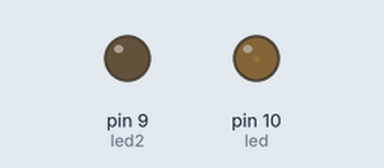
Simulated run of this sketch. Board: Arduino Uno, built with avr-gcc and run on an emulated ATmega328P. Parts: output pins drawn as LEDs (lit = HIGH).

Above: at 0.05 s.
At 0.6 s:
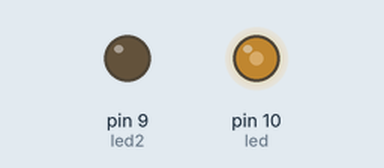
At 1.2 s:
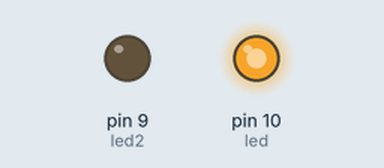
At 2.35 s:
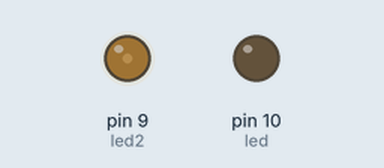
Timing chart, 0 to 6.0 s (numbered marks = the images above):
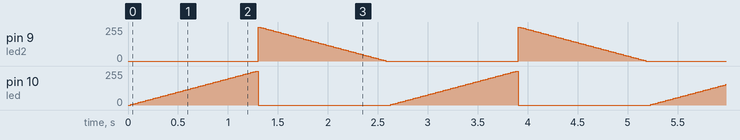

Measured:
- by itself, pin 9 (led2): ramps from 255/255 to 0/255 and jumps back, once every 2.6 s
- by itself, pin 10 (led): ramps from 0/255 to 255/255 and jumps back, once every 2.6 s

The sketch:

analogWrite.ino
```cpp
const int led = 10;
const int led2 = 9;
int brillo = 0;

void setup() {
  pinMode(led, OUTPUT);
  pinMode(led2, OUTPUT);
}

void loop() {
  cicloForMas();
  cicloForMenos();
}

void cicloForMas(){
  for(brillo = 0; brillo <= 255; brillo +=5){
    analogWrite(led, brillo);
    analogWrite(led2, 0);
    delay(25);
  }
}

void cicloForMenos(){
  for(brillo = 255; brillo >= 0; brillo -=5){
    analogWrite(led, 0);
    analogWrite(led2, brillo);
    delay(25);
  }
}
```
